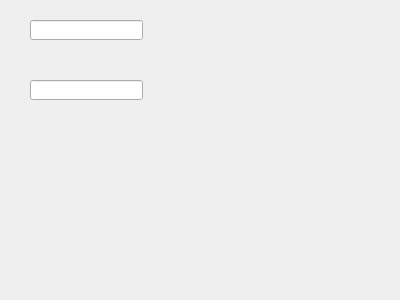
<?xml version="1.0" encoding="UTF-8"?>
<ui version="4.0">
 <class>MyWidget</class>
 <widget class="QWidget" name="MyWidget">
  <property name="geometry">
   <rect>
    <x>0</x>
    <y>0</y>
    <width>400</width>
    <height>300</height>
   </rect>
  </property>
  <property name="windowTitle">
   <string>MyWidget</string>
  </property>
  <widget class="QLineEdit" name="lineEdit">
   <property name="geometry">
    <rect>
     <x>30</x>
     <y>20</y>
     <width>113</width>
     <height>20</height>
    </rect>
   </property>
  </widget>
  <widget class="QLineEdit" name="lineEdit_2">
   <property name="geometry">
    <rect>
     <x>30</x>
     <y>80</y>
     <width>113</width>
     <height>20</height>
    </rect>
   </property>
  </widget>
 </widget>
 <layoutdefault spacing="6" margin="11"/>
 <resources/>
 <connections/>
</ui>
